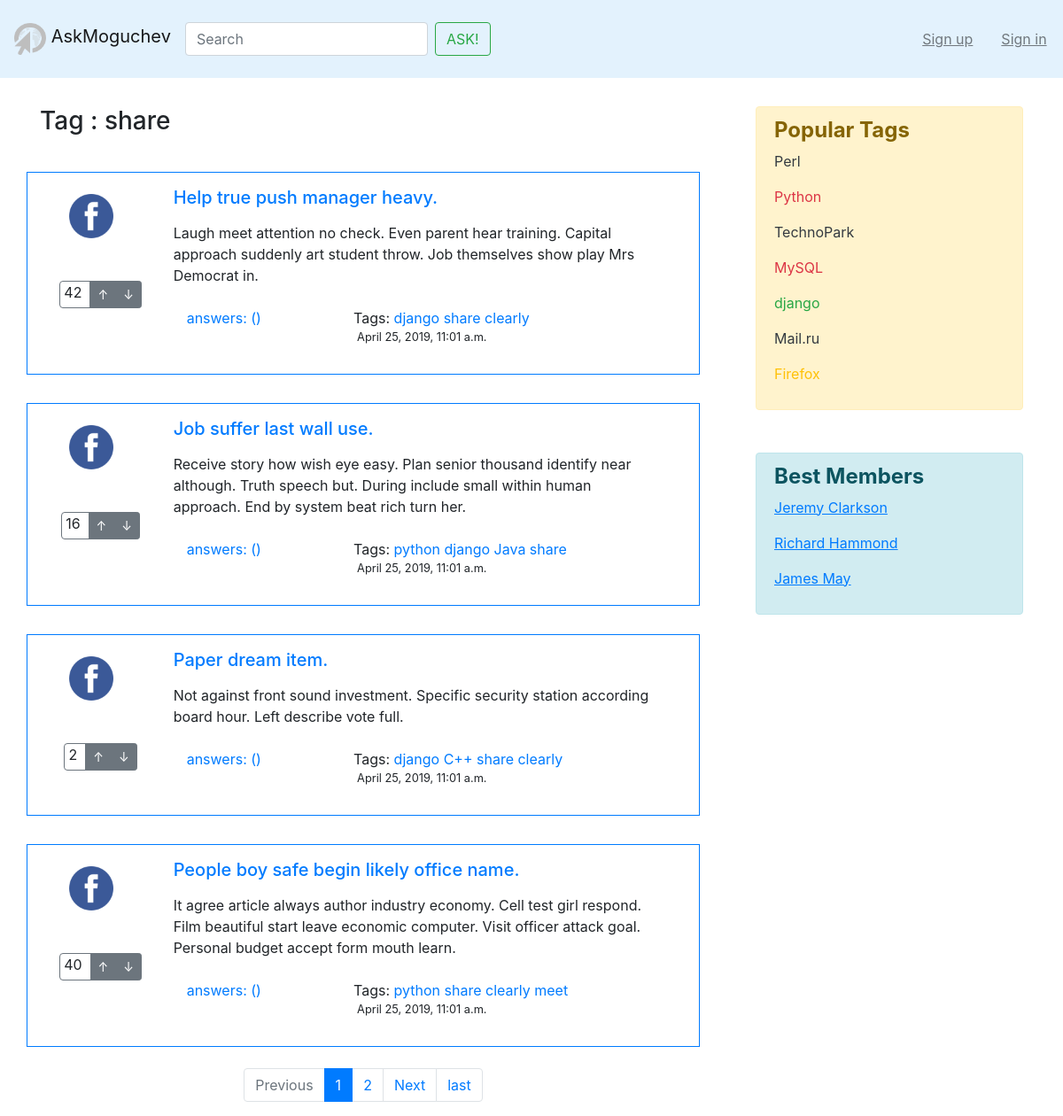
/tag/share/, run on the app's committed database.
### asker/models.py (models this page shows, shortened)
class Tag(models.Model):
    objects = TagManager()
    title = models.CharField(max_length=32, verbose_name='Tag')

class Question(models.Model):
    objects = QuestionManager()
    author = models.ForeignKey(
        to=Profile,
        null=False,
        db_column="author",
        on_delete=models.PROTECT,
        verbose_name='Question author',
    )
    created_at = models.DateTimeField(default=timezone.now, verbose_name='Question date')
    title = models.CharField(max_length=128, verbose_name='Header')
    text = models.TextField(verbose_name='Question full text')
    tags = models.ManyToManyField(
        Tag,
        blank=True,
        verbose_name='Tags',
    )
    rating = models.IntegerField(default=0, null=False, verbose_name='Rating')
    votes = GenericRelation(Like, related_query_name='questions')

### asker/views.py (the view)
# urls.py: path('tag/<str:tag>/', views.tag, name='tag'),
def tag(request, tag):
    tag_i = Tag.objects.get(title=tag)
    questions_list = Question.objects.filter(tags=tag_i.id)
    questions_list = paginator(questions_list, request)
    return render(request, 'tag.html', {
        'questions': questions_list,
        'tag': tag,
    })

### asker/views.py (called while the page is built)
def paginator(abstract_list, request):
    pager = Paginator(abstract_list, 4)
    try:
        page = int(request.GET.get('page', 1))
        elements_on_page = pager.page(page)
    except:
        elements_on_page = pager.page(1)
    return elements_on_page

### templates/inc/tag.html
{% extends "base.html" %}
{% load static %}
{% block content %}
    <div class="row mt-5">
        <div class="col-4">
            <h3>Tag : {{tag}}</h3>
        </div>
    </div>
    {% for question in questions %}
        {% include "inc/q.html" %}
    {% endfor %}
    {% include 'paginator.html' with page=questions %}
{% endblock %}

### templates/inc/q.html
﻿{% load static %}
<div class="row mt-2">
    <span class="border border-primary col-12">
        <div class="row m-2">
            <div class="col-2">
                <div class="row mt-3">
                    <img class="ml-4" src="{% static 'img/test.png' %}" width="50" height="50" alt="">
                </div>
                <div class="row mt-5">
                    <div class="btn-group mx-auto" role="group" aria-label="Basic example">
                        <span class="border border-secondary rounded-left">&nbsp;{{ question.rating }}&nbsp;&nbsp;</span>
                        <a href="#" class="btn btn-secondary btn-sm">&#8593;</a>
                        <a href="#" class="btn btn-secondary btn-sm">&#8595;</a>
                    </div>
                </div>
            </div>
            <div class="col-10">
                <div class="row m-2">
                    <a href="{% url 'question' question.id %}"><h5 class="mt-0">{{ question.title }}</h5></a>
                </div>
                <div class="row m-2">
                    <p>{{ question.text }}</p>
                </div>
                <div class="row m-2">
                    <div class="col-4">
                        <a href="{% url 'question' question.id %}">answers: ({{ question.num_answers }})</a>
                    </div>
                    <div class="col-8">
                        <span class="text_style" style="white-space: nowrap; margin-left: 6px"> Tags:</span>
                        {% for tag in question.tags.all %}
                            <a href="{% url 'tag' tag.title %}"><span class="top_name"> {{tag.title}}</span></a>
                        {% endfor %}
                        <div class="row ml-1">
                            <span class="text_style" style="white-space: nowrap; margin-left: 6px"><p class="small">{{ question.created_at }}</p></span>
                        </div>
                    </div>
                </div>
            </div>
        </div>
    </span>
</div>

### data on the page
Tag: title "share"
Question: rating "42", title "Help true push manager heavy.", text "Laugh meet attention no check. Even parent hear training. Capital approach suddenly art student throw. Job themselves show play Mrs Democrat in.", created_at "April 25, 2019, 11:01 a.m."
Tag: title "django"
Tag: title "clearly"
Question: rating "16", title "Job suffer last wall use.", text "Receive story how wish eye easy. Plan senior thousand identify near although. Truth speech but. During include small within human approach. End by system beat rich turn her.", created_at "April 25, 2019, 11:01 a.m."
Tag: title "python"
Tag: title "Java"
Question: rating "2", title "Paper dream item.", text "Not against front sound investment. Specific security station according board hour. Left describe vote full.", created_at "April 25, 2019, 11:01 a.m."
Tag: title "C++"
Question: rating "40", title "People boy safe begin likely office name.", text "It agree article always author industry economy. Cell test girl respond. Film beautiful start leave economic computer. Visit officer attack goal. Personal budget accept form mouth learn.", created_at "April 25, 2019, 11:01 a.m."
Tag: title "meet"

### other printed values
{{ page.number }} "1"
{{ page.next_page_number }} "2"
